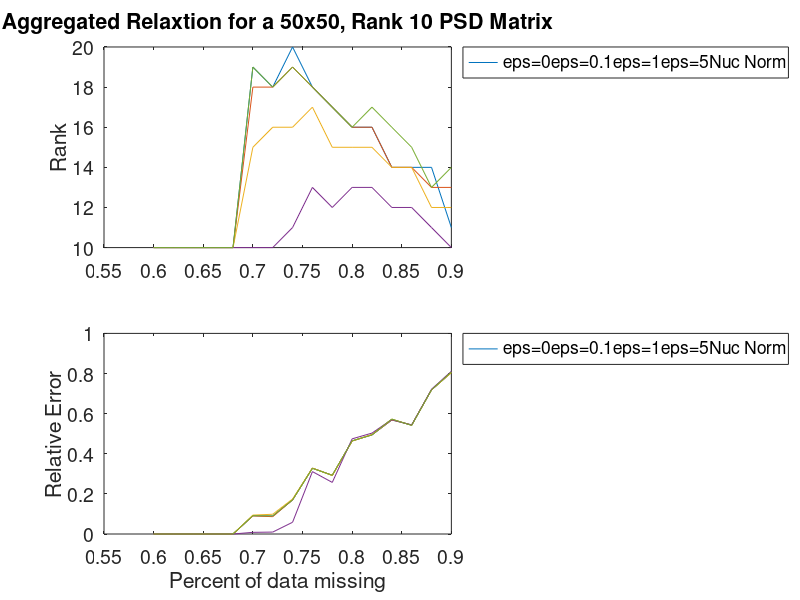

This chart was generated by the following MATLAB code: (Note: this script raises an error after producing the figure.)
%% October 17th-24th, 2018 Notebook
%
%

%% Aggregated Relaxation Results
% I found a bug in the code that made it so before, when the aggregated
% relaxation algorithm was giving the same results as the nuclear norm, it
% was only performing one iteration of the algorithm.

load('oct22run.mat')
figure('DefaultAxesFontSize',14)
subplot(2,1,1)
plot(pList, rankRes)
title("Aggregated Relaxtion for a 50x50, Rank 10 PSD Matrix")
hold on
plot(pList, rankResnuc)
legend(['eps=0', 'eps=0.1', 'eps=1',"eps=5", "Nuc Norm"],'Location','bestoutside')
set(gcf, 'Units', 'Normalized', 'OuterPosition', [.2, 0.2, .8, 0.8]);

ylabel("Rank")

subplot(2,1,2)
plot(pList, relErr)
hold on
plot(pList, relErrnuc)
legend(['eps=0', 'eps=0.1', 'eps=1',"eps=5", "Nuc Norm"],'Location','bestoutside')

ylabel("Relative Error")
xlabel("Percent of data missing")

%% What it looks like when Aggregated Relaxation does better than Nuclear Norm
% For the case of ~70% missing data, the Nuclear Norm fails to reconstruct
% a rank 10 solution, while the Aggregated Relaxation for $ \epsilon = 2.5
% $ does.  The SVD of this result looks like this.  What we see is the
% first 10 singular values are all approprietely large, while the last 40,
% which are zero for the original matrix, are all less than a threshold
% dependent on $\epsilon$.  As $\epsilon$ goes to zero, I would think these
% entries would too.

pavg=0.70;
eps=2.5;


x=randn(10,50);
D=x'*x;
[ M,b,row,col ] = sampleUniform( D,pavg);
P=~(M==0);
[X,U, obj]= aggregatedRelaxationPADM(M,P, eps,zeros(size(M)));
figure()
semilogy(svd(X))
xlabel("i")
ylabel("\sigma_i")
title("Singular Value Distribution for Aggregated Relaxation Minimizer")

%% As $\epsilon$ goes to zero:
% We showed that starting at a low value of $\epsilon$ gives bad results,
% so now we start at 2.5 and decrease epsilon in every run, using the
% previous problems minimizer as the starting point for the new one, as
% done with previous SDCMPCC relaxations
%

eps=[2.5, 2, 1.5, 1, 0.75, 0.5, 0.25, 0.125,0.0625 , 0.03125,0];
Xeps={X};
[u, s, v]=svd(Xeps{1});

fprintf("Eps: %f \t 11th largest sv :%f \t Rel Error: %f \n",eps(1), s(11,11), norm(Xeps{1}-D, 'fro')/norm(D, 'fro'));

for i=2:length(eps)
    [Xeps{i},U]= aggregatedRelaxationPADM(M,P, eps(i),Xeps{i-1});
    [u, s, v]=svd(Xeps{i});
    fprintf("Eps: %f \t 11th largest sv :%f \t Rel Error: %f \n",eps(i), s(11,11), norm(Xeps{i}-D, 'fro')/norm(D, 'fro'));
end

%% Convergence
% I'm actually just using ADMM for this, even though it has no convergence
% gaurentees that I know of.  I've tried adding a proximal term, but it ended up doing
% worse.  Perhaps theres a bug, or it just needed longer to converge.
% However, it does seem to do very well.  Here is the objective value at
% each iteration for the $\epsilon =2.5$ run 
figure()
plot(obj)
xlabel("Iteration")
ylabel("Objective")

